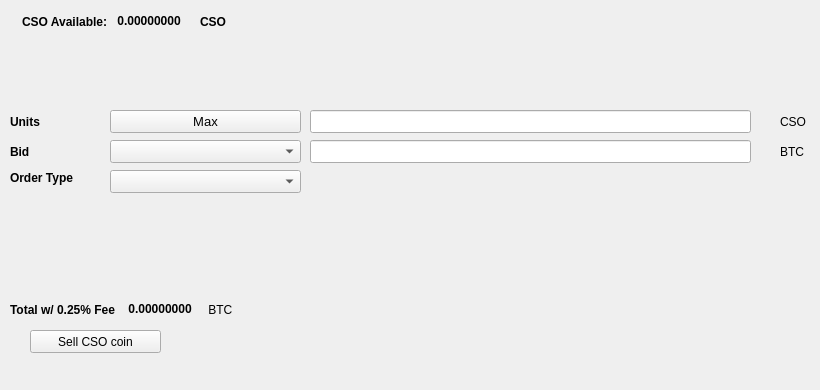
   <widget class="QWidget" name="SellTab">
    <attribute name="title">
     <string>Sell</string>
    </attribute>
    <widget class="QLabel" name="label_16">
     <property name="geometry">
      <rect>
       <x>780</x>
       <y>140</y>
       <width>31</width>
       <height>23</height>
      </rect>
     </property>
     <property name="text">
      <string>BTC</string>
     </property>
    </widget>
    <widget class="QComboBox" name="SellBidcomboBox">
     <property name="geometry">
      <rect>
       <x>110</x>
       <y>140</y>
       <width>191</width>
       <height>23</height>
      </rect>
     </property>
     <property name="font">
      <font>
       <pointsize>10</pointsize>
      </font>
     </property>
    </widget>
    <widget class="QLabel" name="label_18">
     <property name="geometry">
      <rect>
       <x>10</x>
       <y>110</y>
       <width>46</width>
       <height>23</height>
      </rect>
     </property>
     <property name="font">
      <font>
       <weight>75</weight>
       <bold>true</bold>
      </font>
     </property>
     <property name="text">
      <string>Units</string>
     </property>
    </widget>
    <widget class="QPushButton" name="Sell_Max_Amount">
     <property name="geometry">
      <rect>
       <x>110</x>
       <y>110</y>
       <width>191</width>
       <height>23</height>
      </rect>
     </property>
     <property name="font">
      <font>
       <pointsize>10</pointsize>
      </font>
     </property>
     <property name="text">
      <string>Max</string>
     </property>
    </widget>
    <widget class="QLabel" name="label_20">
     <property name="geometry">
      <rect>
       <x>10</x>
       <y>170</y>
       <width>91</width>
       <height>16</height>
      </rect>
     </property>
     <property name="font">
      <font>
       <weight>75</weight>
       <bold>true</bold>
      </font>
     </property>
     <property name="text">
      <string>Order Type</string>
     </property>
    </widget>
    <widget class="QComboBox" name="SellOrdertypeCombo">
     <property name="geometry">
      <rect>
       <x>110</x>
       <y>170</y>
       <width>191</width>
       <height>23</height>
      </rect>
     </property>
     <property name="font">
      <font>
       <pointsize>10</pointsize>
      </font>
     </property>
    </widget>
    <widget class="QLabel" name="label_21">
     <property name="geometry">
      <rect>
       <x>10</x>
       <y>140</y>
       <width>46</width>
       <height>23</height>
      </rect>
     </property>
     <property name="font">
      <font>
       <weight>75</weight>
       <bold>true</bold>
      </font>
     </property>
     <property name="text">
      <string>Bid</string>
     </property>
    </widget>
    <widget class="QLabel" name="label_22">
     <property name="geometry">
      <rect>
       <x>780</x>
       <y>110</y>
       <width>31</width>
       <height>23</height>
      </rect>
     </property>
     <property name="text">
      <string>CSO</string>
     </property>
    </widget>
    <widget class="QLineEdit" name="UnitsInputcsocoin">
     <property name="geometry">
      <rect>
       <x>310</x>
       <y>110</y>
       <width>441</width>
       <height>23</height>
      </rect>
     </property>
     <property name="font">
      <font>
       <pointsize>9</pointsize>
       <weight>75</weight>
       <bold>true</bold>
      </font>
     </property>
    </widget>
    <widget class="QLineEdit" name="SellBidPriceEdit">
     <property name="geometry">
      <rect>
       <x>310</x>
       <y>140</y>
       <width>441</width>
       <height>23</height>
      </rect>
     </property>
     <property name="font">
      <font>
       <pointsize>9</pointsize>
       <weight>75</weight>
       <bold>true</bold>
      </font>
     </property>
    </widget>
    <widget class="QPushButton" name="SellcsocoinBTN">
     <property name="geometry">
      <rect>
       <x>30</x>
       <y>330</y>
       <width>131</width>
       <height>23</height>
      </rect>
     </property>
     <property name="text">
      <string>Sell CSO coin</string>
     </property>
     <property name="icon">
      <iconset resource="../csocoin">
       <normaloff>:/icons/bitcoin</normaloff>:/icons/bitcoin</iconset>
     </property>
    </widget>
    <widget class="QWidget" name="layoutWidget3">
     <property name="geometry">
      <rect>
       <x>22</x>
       <y>12</y>
       <width>258</width>
       <height>19</height>
      </rect>
     </property>
     <layout class="QHBoxLayout" name="horizontalLayout">
      <item>
       <widget class="QLabel" name="label232_2">
        <property name="font">
         <font>
          <weight>75</weight>
          <bold>true</bold>
         </font>
        </property>
        <property name="text">
         <string>CSO Available:</string>
        </property>
       </widget>
      </item>
      <item>
       <widget class="QLabel" name="csocoinAvailableLabel">
        <property name="palette">
         <palette>
          <active>
           <colorrole role="WindowText">
            <brush brushstyle="SolidPattern">
             <color alpha="255">
              <red>0</red>
              <green>0</green>
              <blue>0</blue>
             </color>
            </brush>
           </colorrole>
           <colorrole role="Button">
            <brush brushstyle="SolidPattern">
             <color alpha="255">
              <red>0</red>
              <green>170</green>
              <blue>0</blue>
             </color>
            </brush>
           </colorrole>
           <colorrole role="Light">
            <brush brushstyle="SolidPattern">
             <color alpha="255">
              <red>0</red>
              <green>255</green>
              <blue>0</blue>
             </color>
            </brush>
           </colorrole>
           <colorrole role="Midlight">
            <brush brushstyle="SolidPattern">
             <color alpha="255">
              <red>0</red>
              <green>212</green>
              <blue>0</blue>
             </color>
            </brush>
           </colorrole>
           <colorrole role="Dark">
            <brush brushstyle="SolidPattern">
             <color alpha="255">
              <red>0</red>
              <green>85</green>
              <blue>0</blue>
             </color>
            </brush>
           </colorrole>
           <colorrole role="Mid">
            <brush brushstyle="SolidPattern">
             <color alpha="255">
              <red>0</red>
              <green>113</green>
              <blue>0</blue>
             </color>
            </brush>
           </colorrole>
           <colorrole role="Text">
            <brush brushstyle="SolidPattern">
             <color alpha="255">
              <red>0</red>
              <green>170</green>
              <blue>0</blue>
             </color>
            </brush>
           </colorrole>
           <colorrole role="BrightText">
            <brush brushstyle="SolidPattern">
             <color alpha="255">
              <red>255</red>
              <green>255</green>
              <blue>255</blue>
             </color>
            </brush>
           </colorrole>
           <colorrole role="ButtonText">
            <brush brushstyle="SolidPattern">
             <color alpha="255">
              <red>0</red>
              <green>0</green>
              <blue>0</blue>
             </color>
            </brush>
           </colorrole>
           <colorrole role="Base">
            <brush brushstyle="SolidPattern">
             <color alpha="255">
              <red>255</red>
              <green>255</green>
              <blue>255</blue>
             </color>
            </brush>
           </colorrole>
           <colorrole role="Window">
            <brush brushstyle="SolidPattern">
             <color alpha="255">
              <red>0</red>
              <green>170</green>
              <blue>0</blue>
             </color>
            </brush>
           </colorrole>
           <colorrole role="Shadow">
            <brush brushstyle="SolidPattern">
             <color alpha="255">
              <red>0</red>
              <green>0</green>
              <blue>0</blue>
             </color>
            </brush>
           </colorrole>
           <colorrole role="AlternateBase">
            <brush brushstyle="SolidPattern">
             <color alpha="255">
              <red>127</red>
              <green>212</green>
              <blue>127</blue>
             </color>
            </brush>
           </colorrole>
           <colorrole role="ToolTipBase">
            <brush brushstyle="SolidPattern">
             <color alpha="255">
              <red>255</red>
              <green>255</green>
              <blue>220</blue>
             </color>
            </brush>
           </colorrole>
           <colorrole role="ToolTipText">
            <brush brushstyle="SolidPattern">
             <color alpha="255">
              <red>0</red>
              <green>0</green>
              <blue>0</blue>
             </color>
            </brush>
           </colorrole>
          </active>
          <inactive>
           <colorrole role="WindowText">
            <brush brushstyle="SolidPattern">
             <color alpha="255">
              <red>0</red>
              <green>0</green>
              <blue>0</blue>
             </color>
            </brush>
           </colorrole>
           <colorrole role="Button">
            <brush brushstyle="SolidPattern">
             <color alpha="255">
              <red>0</red>
              <green>170</green>
              <blue>0</blue>
             </color>
            </brush>
           </colorrole>
           <colorrole role="Light">
            <brush brushstyle="SolidPattern">
             <color alpha="255">
              <red>0</red>
              <green>255</green>
              <blue>0</blue>
             </color>
            </brush>
           </colorrole>
           <colorrole role="Midlight">
            <brush brushstyle="SolidPattern">
             <color alpha="255">
              <red>0</red>
              <green>212</green>
              <blue>0</blue>
             </color>
            </brush>
           </colorrole>
           <colorrole role="Dark">
            <brush brushstyle="SolidPattern">
             <color alpha="255">
              <red>0</red>
              <green>85</green>
              <blue>0</blue>
             </color>
            </brush>
           </colorrole>
           <colorrole role="Mid">
            <brush brushstyle="SolidPattern">
             <color alpha="255">
              <red>0</red>
              <green>113</green>
              <blue>0</blue>
             </color>
            </brush>
           </colorrole>
           <colorrole role="Text">
            <brush brushstyle="SolidPattern">
             <color alpha="255">
              <red>0</red>
              <green>170</green>
              <blue>0</blue>
             </color>
            </brush>
           </colorrole>
           <colorrole role="BrightText">
            <brush brushstyle="SolidPattern">
             <color alpha="255">
              <red>255</red>
              <green>255</green>
              <blue>255</blue>
             </color>
            </brush>
           </colorrole>
           <colorrole role="ButtonText">
            <brush brushstyle="SolidPattern">
             <color alpha="255">
              <red>0</red>
              <green>0</green>
              <blue>0</blue>
             </color>
            </brush>
           </colorrole>
           <colorrole role="Base">
            <brush brushstyle="SolidPattern">
             <color alpha="255">
              <red>255</red>
              <green>255</green>
              <blue>255</blue>
             </color>
            </brush>
           </colorrole>
           <colorrole role="Window">
            <brush brushstyle="SolidPattern">
             <color alpha="255">
              <red>0</red>
              <green>170</green>
              <blue>0</blue>
             </color>
            </brush>
           </colorrole>
           <colorrole role="Shadow">
            <brush brushstyle="SolidPattern">
             <color alpha="255">
              <red>0</red>
              <green>0</green>
              <blue>0</blue>
             </color>
            </brush>
           </colorrole>
           <colorrole role="AlternateBase">
            <brush brushstyle="SolidPattern">
             <color alpha="255">
              <red>127</red>
              <green>212</green>
              <blue>127</blue>
             </color>
            </brush>
           </colorrole>
           <colorrole role="ToolTipBase">
            <brush brushstyle="SolidPattern">
             <color alpha="255">
              <red>255</red>
              <green>255</green>
              <blue>220</blue>
             </color>
            </brush>
           </colorrole>
           <colorrole role="ToolTipText">
            <brush brushstyle="SolidPattern">
             <color alpha="255">
              <red>0</red>
              <green>0</green>
              <blue>0</blue>
             </color>
            </brush>
           </colorrole>
          </inactive>
          <disabled>
           <colorrole role="WindowText">
            <brush brushstyle="SolidPattern">
             <color alpha="255">
              <red>0</red>
              <green>85</green>
              <blue>0</blue>
             </color>
            </brush>
           </colorrole>
           <colorrole role="Button">
            <brush brushstyle="SolidPattern">
             <color alpha="255">
              <red>0</red>
              <green>170</green>
              <blue>0</blue>
             </color>
            </brush>
           </colorrole>
           <colorrole role="Light">
            <brush brushstyle="SolidPattern">
             <color alpha="255">
              <red>0</red>
              <green>255</green>
              <blue>0</blue>
             </color>
            </brush>
           </colorrole>
           <colorrole role="Midlight">
            <brush brushstyle="SolidPattern">
             <color alpha="255">
              <red>0</red>
              <green>212</green>
              <blue>0</blue>
             </color>
            </brush>
           </colorrole>
           <colorrole role="Dark">
            <brush brushstyle="SolidPattern">
             <color alpha="255">
              <red>0</red>
              <green>85</green>
              <blue>0</blue>
             </color>
            </brush>
           </colorrole>
           <colorrole role="Mid">
            <brush brushstyle="SolidPattern">
             <color alpha="255">
              <red>0</red>
              <green>113</green>
              <blue>0</blue>
             </color>
            </brush>
           </colorrole>
           <colorrole role="Text">
            <brush brushstyle="SolidPattern">
             <color alpha="255">
              <red>0</red>
              <green>85</green>
              <blue>0</blue>
             </color>
            </brush>
           </colorrole>
           <colorrole role="BrightText">
            <brush brushstyle="SolidPattern">
             <color alpha="255">
              <red>255</red>
              <green>255</green>
              <blue>255</blue>
             </color>
            </brush>
           </colorrole>
           <colorrole role="ButtonText">
            <brush brushstyle="SolidPattern">
             <color alpha="255">
              <red>0</red>
              <green>85</green>
              <blue>0</blue>
             </color>
            </brush>
           </colorrole>
           <colorrole role="Base">
            <brush brushstyle="SolidPattern">
             <color alpha="255">
              <red>0</red>
              <green>170</green>
              <blue>0</blue>
             </color>
            </brush>
           </colorrole>
           <colorrole role="Window">
            <brush brushstyle="SolidPattern">
             <color alpha="255">
              <red>0</red>
              <green>170</green>
              <blue>0</blue>
             </color>
            </brush>
           </colorrole>
           <colorrole role="Shadow">
            <brush brushstyle="SolidPattern">
             <color alpha="255">
              <red>0</red>
              <green>0</green>
              <blue>0</blue>
             </color>
            </brush>
           </colorrole>
           <colorrole role="AlternateBase">
            <brush brushstyle="SolidPattern">
             <color alpha="255">
              <red>0</red>
              <green>170</green>
              <blue>0</blue>
             </color>
            </brush>
           </colorrole>
           <colorrole role="ToolTipBase">
            <brush brushstyle="SolidPattern">
             <color alpha="255">
              <red>255</red>
              <green>255</green>
              <blue>220</blue>
             </color>
            </brush>
           </colorrole>
           <colorrole role="ToolTipText">
            <brush brushstyle="SolidPattern">
             <color alpha="255">
              <red>0</red>
              <green>0</green>
              <blue>0</blue>
             </color>
            </brush>
           </colorrole>
          </disabled>
         </palette>
        </property>
        <property name="font">
         <font>
          <weight>75</weight>
          <bold>true</bold>
         </font>
        </property>
        <property name="text">
         <string> 0.00000000 </string>
        </property>
        <property name="textInteractionFlags">
         <set>Qt::LinksAccessibleByMouse|Qt::TextSelectableByKeyboard|Qt::TextSelectableByMouse</set>
        </property>
       </widget>
      </item>
      <item>
       <widget class="QLabel" name="labelcsocoin">
        <property name="font">
         <font>
          <weight>75</weight>
          <bold>true</bold>
         </font>
        </property>
        <property name="text">
         <string>CSO</string>
        </property>
       </widget>
      </item>
     </layout>
    </widget>
    <widget class="QWidget" name="layoutWidget">
     <property name="geometry">
      <rect>
       <x>10</x>
       <y>300</y>
       <width>268</width>
       <height>19</height>
      </rect>
     </property>
     <layout class="QHBoxLayout" name="horizontalLayout_2">
      <item>
       <widget class="QLabel" name="label_19">
        <property name="font">
         <font>
          <weight>75</weight>
          <bold>true</bold>
         </font>
        </property>
        <property name="text">
         <string>Total w/ 0.25% Fee </string>
        </property>
       </widget>
      </item>
      <item>
       <widget class="QLabel" name="SellCostLabel">
        <property name="palette">
         <palette>
          <active>
           <colorrole role="WindowText">
            <brush brushstyle="SolidPattern">
             <color alpha="255">
              <red>0</red>
              <green>0</green>
              <blue>0</blue>
             </color>
            </brush>
           </colorrole>
           <colorrole role="Button">
            <brush brushstyle="SolidPattern">
             <color alpha="255">
              <red>0</red>
              <green>170</green>
              <blue>0</blue>
             </color>
            </brush>
           </colorrole>
           <colorrole role="Light">
            <brush brushstyle="SolidPattern">
             <color alpha="255">
              <red>0</red>
              <green>255</green>
              <blue>0</blue>
             </color>
            </brush>
           </colorrole>
           <colorrole role="Midlight">
            <brush brushstyle="SolidPattern">
             <color alpha="255">
              <red>0</red>
              <green>212</green>
              <blue>0</blue>
             </color>
            </brush>
           </colorrole>
           <colorrole role="Dark">
            <brush brushstyle="SolidPattern">
             <color alpha="255">
              <red>0</red>
              <green>85</green>
              <blue>0</blue>
             </color>
            </brush>
           </colorrole>
           <colorrole role="Mid">
            <brush brushstyle="SolidPattern">
             <color alpha="255">
              <red>0</red>
              <green>113</green>
              <blue>0</blue>
             </color>
            </brush>
           </colorrole>
           <colorrole role="Text">
            <brush brushstyle="SolidPattern">
             <color alpha="255">
              <red>0</red>
              <green>170</green>
              <blue>0</blue>
             </color>
            </brush>
           </colorrole>
           <colorrole role="BrightText">
            <brush brushstyle="SolidPattern">
             <color alpha="255">
              <red>255</red>
              <green>255</green>
              <blue>255</blue>
             </color>
            </brush>
           </colorrole>
           <colorrole role="ButtonText">
            <brush brushstyle="SolidPattern">
             <color alpha="255">
              <red>0</red>
              <green>0</green>
              <blue>0</blue>
             </color>
            </brush>
           </colorrole>
           <colorrole role="Base">
            <brush brushstyle="SolidPattern">
             <color alpha="255">
              <red>255</red>
              <green>255</green>
              <blue>255</blue>
             </color>
            </brush>
           </colorrole>
           <colorrole role="Window">
            <brush brushstyle="SolidPattern">
             <color alpha="255">
              <red>0</red>
              <green>170</green>
              <blue>0</blue>
             </color>
            </brush>
           </colorrole>
           <colorrole role="Shadow">
            <brush brushstyle="SolidPattern">
             <color alpha="255">
              <red>0</red>
              <green>0</green>
              <blue>0</blue>
             </color>
            </brush>
           </colorrole>
           <colorrole role="AlternateBase">
            <brush brushstyle="SolidPattern">
             <color alpha="255">
              <red>127</red>
              <green>212</green>
              <blue>127</blue>
             </color>
            </brush>
           </colorrole>
           <colorrole role="ToolTipBase">
            <brush brushstyle="SolidPattern">
             <color alpha="255">
              <red>255</red>
              <green>255</green>
              <blue>220</blue>
             </color>
            </brush>
           </colorrole>
           <colorrole role="ToolTipText">
            <brush brushstyle="SolidPattern">
             <color alpha="255">
              <red>0</red>
              <green>0</green>
              <blue>0</blue>
             </color>
            </brush>
           </colorrole>
          </active>
          <inactive>
           <colorrole role="WindowText">
            <brush brushstyle="SolidPattern">
             <color alpha="255">
              <red>0</red>
              <green>0</green>
              <blue>0</blue>
             </color>
            </brush>
           </colorrole>
           <colorrole role="Button">
            <brush brushstyle="SolidPattern">
             <color alpha="255">
              <red>0</red>
              <green>170</green>
              <blue>0</blue>
             </color>
            </brush>
           </colorrole>
           <colorrole role="Light">
            <brush brushstyle="SolidPattern">
             <color alpha="255">
              <red>0</red>
              <green>255</green>
              <blue>0</blue>
             </color>
            </brush>
           </colorrole>
           <colorrole role="Midlight">
            <brush brushstyle="SolidPattern">
             <color alpha="255">
              <red>0</red>
              <green>212</green>
              <blue>0</blue>
             </color>
            </brush>
           </colorrole>
           <colorrole role="Dark">
            <brush brushstyle="SolidPattern">
             <color alpha="255">
              <red>0</red>
              <green>85</green>
              <blue>0</blue>
             </color>
            </brush>
           </colorrole>
           <colorrole role="Mid">
            <brush brushstyle="SolidPattern">
             <color alpha="255">
              <red>0</red>
              <green>113</green>
              <blue>0</blue>
             </color>
            </brush>
           </colorrole>
           <colorrole role="Text">
            <brush brushstyle="SolidPattern">
             <color alpha="255">
              <red>0</red>
              <green>170</green>
              <blue>0</blue>
             </color>
            </brush>
           </colorrole>
           <colorrole role="BrightText">
            <brush brushstyle="SolidPattern">
             <color alpha="255">
              <red>255</red>
              <green>255</green>
              <blue>255</blue>
             </color>
            </brush>
           </colorrole>
           <colorrole role="ButtonText">
            <brush brushstyle="SolidPattern">
             <color alpha="255">
              <red>0</red>
              <green>0</green>
              <blue>0</blue>
             </color>
            </brush>
           </colorrole>
           <colorrole role="Base">
            <brush brushstyle="SolidPattern">
             <color alpha="255">
              <red>255</red>
              <green>255</green>
              <blue>255</blue>
             </color>
            </brush>
           </colorrole>
           <colorrole role="Window">
            <brush brushstyle="SolidPattern">
             <color alpha="255">
              <red>0</red>
              <green>170</green>
              <blue>0</blue>
             </color>
            </brush>
           </colorrole>
           <colorrole role="Shadow">
            <brush brushstyle="SolidPattern">
             <color alpha="255">
              <red>0</red>
              <green>0</green>
              <blue>0</blue>
             </color>
            </brush>
           </colorrole>
           <colorrole role="AlternateBase">
            <brush brushstyle="SolidPattern">
             <color alpha="255">
              <red>127</red>
              <green>212</green>
              <blue>127</blue>
             </color>
            </brush>
           </colorrole>
           <colorrole role="ToolTipBase">
            <brush brushstyle="SolidPattern">
             <color alpha="255">
              <red>255</red>
              <green>255</green>
              <blue>220</blue>
             </color>
            </brush>
           </colorrole>
           <colorrole role="ToolTipText">
            <brush brushstyle="SolidPattern">
             <color alpha="255">
              <red>0</red>
              <green>0</green>
              <blue>0</blue>
             </color>
            </brush>
           </colorrole>
          </inactive>
          <disabled>
           <colorrole role="WindowText">
            <brush brushstyle="SolidPattern">
             <color alpha="255">
              <red>0</red>
              <green>85</green>
              <blue>0</blue>
             </color>
            </brush>
           </colorrole>
           <colorrole role="Button">
            <brush brushstyle="SolidPattern">
             <color alpha="255">
              <red>0</red>
              <green>170</green>
              <blue>0</blue>
             </color>
            </brush>
           </colorrole>
           <colorrole role="Light">
            <brush brushstyle="SolidPattern">
             <color alpha="255">
              <red>0</red>
              <green>255</green>
              <blue>0</blue>
             </color>
            </brush>
           </colorrole>
           <colorrole role="Midlight">
            <brush brushstyle="SolidPattern">
             <color alpha="255">
              <red>0</red>
              <green>212</green>
              <blue>0</blue>
             </color>
            </brush>
           </colorrole>
           <colorrole role="Dark">
            <brush brushstyle="SolidPattern">
             <color alpha="255">
              <red>0</red>
              <green>85</green>
              <blue>0</blue>
             </color>
            </brush>
           </colorrole>
           <colorrole role="Mid">
            <brush brushstyle="SolidPattern">
             <color alpha="255">
              <red>0</red>
              <green>113</green>
              <blue>0</blue>
             </color>
            </brush>
           </colorrole>
           <colorrole role="Text">
            <brush brushstyle="SolidPattern">
             <color alpha="255">
              <red>0</red>
              <green>85</green>
              <blue>0</blue>
             </color>
            </brush>
           </colorrole>
           <colorrole role="BrightText">
            <brush brushstyle="SolidPattern">
             <color alpha="255">
              <red>255</red>
              <green>255</green>
              <blue>255</blue>
             </color>
            </brush>
           </colorrole>
           <colorrole role="ButtonText">
            <brush brushstyle="SolidPattern">
             <color alpha="255">
              <red>0</red>
              <green>85</green>
              <blue>0</blue>
             </color>
            </brush>
           </colorrole>
           <colorrole role="Base">
            <brush brushstyle="SolidPattern">
             <color alpha="255">
              <red>0</red>
              <green>170</green>
              <blue>0</blue>
             </color>
            </brush>
           </colorrole>
           <colorrole role="Window">
            <brush brushstyle="SolidPattern">
             <color alpha="255">
              <red>0</red>
              <green>170</green>
              <blue>0</blue>
             </color>
            </brush>
           </colorrole>
           <colorrole role="Shadow">
            <brush brushstyle="SolidPattern">
             <color alpha="255">
              <red>0</red>
              <green>0</green>
              <blue>0</blue>
             </color>
            </brush>
           </colorrole>
           <colorrole role="AlternateBase">
            <brush brushstyle="SolidPattern">
             <color alpha="255">
              <red>0</red>
              <green>170</green>
              <blue>0</blue>
             </color>
            </brush>
           </colorrole>
           <colorrole role="ToolTipBase">
            <brush brushstyle="SolidPattern">
             <color alpha="255">
              <red>255</red>
              <green>255</green>
              <blue>220</blue>
             </color>
            </brush>
           </colorrole>
           <colorrole role="ToolTipText">
            <brush brushstyle="SolidPattern">
             <color alpha="255">
              <red>0</red>
              <green>0</green>
              <blue>0</blue>
             </color>
            </brush>
           </colorrole>
          </disabled>
         </palette>
        </property>
        <property name="font">
         <font>
          <weight>75</weight>
          <bold>true</bold>
         </font>
        </property>
        <property name="autoFillBackground">
         <bool>false</bool>
        </property>
        <property name="text">
         <string> 0.00000000</string>
        </property>
        <property name="textInteractionFlags">
         <set>Qt::LinksAccessibleByMouse|Qt::TextSelectableByMouse</set>
        </property>
       </widget>
      </item>
      <item>
       <widget class="QLabel" name="label_17">
        <property name="font">
         <font>
          <weight>50</weight>
          <bold>false</bold>
         </font>
        </property>
        <property name="text">
         <string> BTC</string>
        </property>
       </widget>
      </item>
     </layout>
    </widget>
    <widget class="QLabel" name="label_23">
     <property name="geometry">
      <rect>
       <x>460</x>
       <y>300</y>
       <width>281</width>
       <height>81</height>
      </rect>
     </property>
     <property name="text">
      <string/>
     </property>
     <property name="pixmap">
      <pixmap>:/images/bittrex</pixmap>
     </property>
    </widget>
   </widget>
